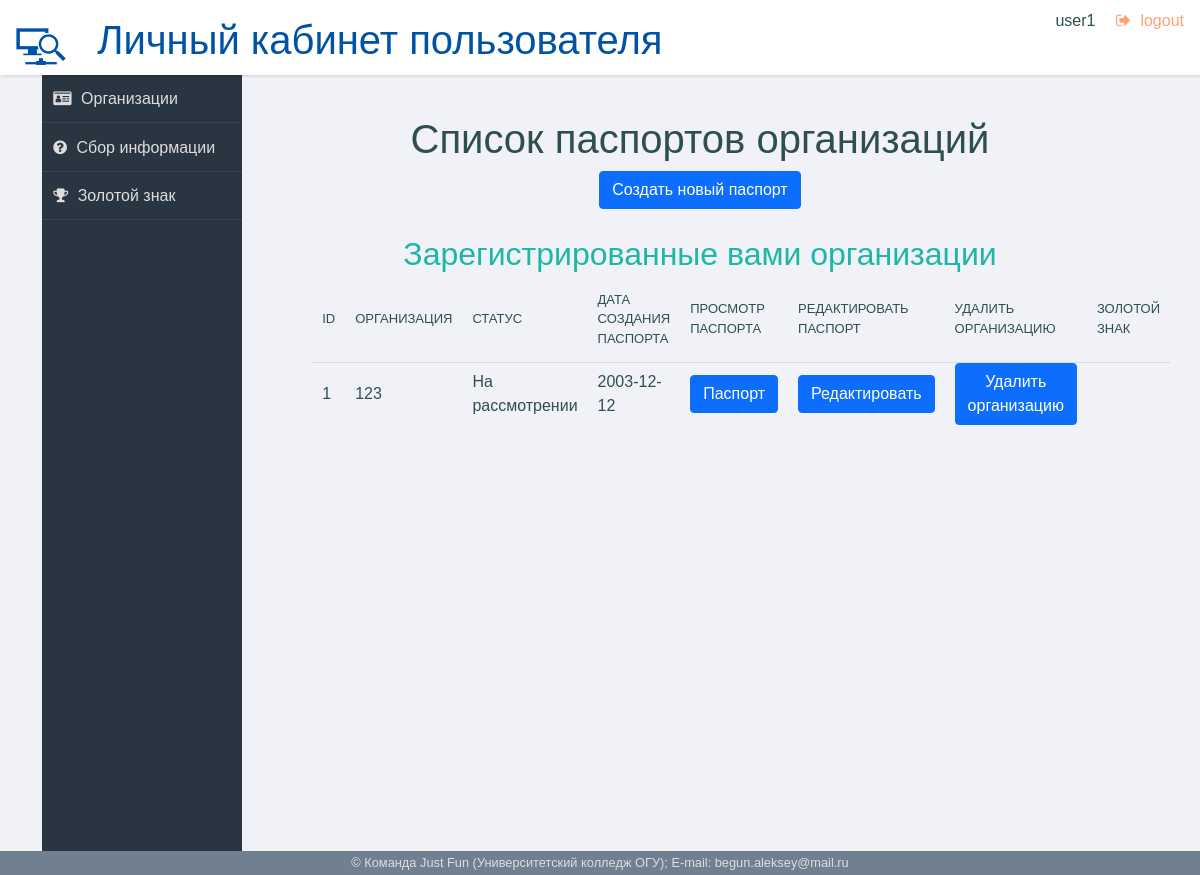
/account (signed in), run on the app's committed database.
### data/db/models/user_table.py (models this page shows, shortened)
class User(SqlAlchemyBase, UserMixin, SerializerMixin):
    __tablename__ = 'users'
    serialize_only = (
        'id', 'login', 'email', 'role_id')
    id = Column(Integer, primary_key=True, nullable=False, autoincrement=True, unique=True)
    email = Column(Text, unique=True, nullable=False)
    login = Column(Text, unique=True, nullable=False)
    passwd_hash = Column(Text, nullable=False)
    role_id = Column(Integer, ForeignKey('roles.id'))
    role = orm.relation('Role')
    passport = orm.relation('Passport', back_populates='user')

### data/db/models/passport_table.py (models this page shows)
class Passport(SqlAlchemyBase):
    __tablename__ = 'passports'
    id = Column(Integer, primary_key=True, nullable=False, autoincrement=True, unique=True)  # id организации
    user_id = Column(Integer, ForeignKey('users.id'), nullable=False)  # кто зарегистрировал эту организацию
    date_of_application_submission = Column(Text, nullable=False,
                                            default=datetime.datetime.now().strftime(
                                                '%d.%m.%Y'))  # дата создания паспорта
    date_of_data_collection = Column(Text) # дата сбора информации
    name_of_the_legal_entity = Column(Text, nullable=False)  # Наименование ОПФ юрлица
    organization_full_name = Column(Text, nullable=False, unique=True)  # Полное наименование организации, для ИП - ФИО
    organization_short_name = Column(Text, nullable=False, unique=True)  # Краткое наименование организации
    address_for_contact = Column(Text)  # контектный адрес
    legal_address = Column(Text, nullable=False, unique=True)  # Адрес юридический
    fact_address = Column(Text, nullable=True, unique=True)  # Адрес фактический
    boss_full_name_n_position = Column(Text, nullable=False, unique=True)  # ФИО и должность руководителя
    INN = Column(Text, nullable=False, unique=True)  # ИНН
    OKTMO = Column(Text, nullable=False, unique=True)  # ОКТМО
    main_activity_OKVED = Column(Text, nullable=False, unique=True)  # Основной вид деятельности по ОКВЭД
    male_workers_count = Column(Integer, nullable=False)  # Кол-во мужчин-работников
    female_workers_count = Column(Integer, nullable=False)  # Кол-во женщин-работников
    phone_number = Column(Text, nullable=False, unique=True)  # телефон организации
    email_oficcial = Column(Text, nullable=False, unique=True)  # email организации
    workers_protector_FIO_n_position = Column(Text, nullable=False,
                                              unique=True)  # ФИО и должность специалиста
    workers_protector_phone_number = Column(Text, nullable=False, unique=True)  # телефон специалиста по охране труда
    workers_protector_email = Column(Text, nullable=False, unique=True)  # email специалиста по охране труда
    golden_mark = Column(Boolean, nullable=False, default=False)  # Золотой знак организации(есть/нет)
    golden_mark_date = Column(Text, nullable=True)  # когда выдан
    passport_status = Column(Integer, ForeignKey('password_statuses.id'), default='3')
    status = orm.relation('PassportStatus')
    user = orm.relation('User')
    photo = orm.relation('Photo', back_populates='passport')
    video = orm.relation('Video', back_populates='passport')
    sout = orm.relation('Sout', back_populates='passport')
    profrisk = orm.relation('Profrisk', back_populates='passport')
    work_conditions = orm.relation('WorkCondition', back_populates='passport')
    injuries = orm.relation('Injuries', back_populates='passport')
    general_data = orm.relation('GeneralData', back_populates='passport')
    safety_training = orm.relation('SafetyTraining', back_populates='passport')
    collective_agreement = orm.relation('CollectiveAgreement', back_populates='passport')
    golden_mark_application = orm.relation('GoldenMarkApplication', back_populates='passport')
    process = orm.relation('Process', back_populates='passport')

### data/db/models/passport_status.py (models this page shows)
class PassportStatus(SqlAlchemyBase):
    __tablename__ = 'password_statuses'
    id = Column(Integer, primary_key=True, nullable=False, autoincrement=True, unique=True)
    name = Column(Text, unique=True, nullable=False)
    passport = orm.relation('Passport', back_populates='status')

### data/interface/all_interface/web.py (the view)
@blueprint.route('/account', methods=['GET', 'POST'])
@login_required
@is_user
def account():
    user = current_user
    db_sess = db_sessionmaker.create_session()
    m = db_sess.query(Passport).filter_by(user_id=user.id).all()
    passports_list = []
    for pas in m:
        passports_list.append({
            'id':
            pas.id,
            'organization_short_name':
            pas.organization_short_name,
            'date':
            pas.date_of_data_collection,
            'golden_mark':
            pas.golden_mark,
            'status':
            db_sess.query(PassportStatus).filter_by(
                id=pas.passport_status).first().name
        })
    return render_template('back/passport_form.html',
                           user=user,
                           title='Личный кабинет',
                           organizations=passports_list)

### data/db/db_sessionmaker.py (called while the page is built)
def create_session() -> orm.Session:
    global __factory
    return __factory()

### data/interface/all_interface/auth.py (called while the page is built)
def register_login_manager(app):
    login_manager = LoginManager(app)
    @login_manager.user_loader
    def load_user(user_id: int):
        db_sess = db_sessionmaker.create_session()
        if db_sess.query(User).filter_by(id=user_id).all():
            return db_sess.query(User).get(user_id)
        else:
            return None

### templates/back/passport_form.html (shortened to what this page needs)
{% extends "back/base.html" %}
{% block content %}
<div class="row">
    <h1 class="text-center">Cписок паспортов организаций</h1>
    <div class="mb-3 text-center">
        <a href="/passport_create">
            <button class="btn btn-primary">Создать новый паспорт</button>
        </a>
    </div>
        <div class="row">
            <div class="col">
                <h2>Зарегистрированные вами организации</h2>
                <table id="bindsTable" class="display">
                    <thead>
                        <tr>
                            <th>ID</th>
                            <th>Организация</th>
                            <th>Статус</th>
                            <th>Дата создания паспорта</th>
                            <th>Просмотр паспорта</th>
                            <th>Редактировать паспорт</th>
                            <th>Удалить организацию</th>
                            <th>Золотой знак</th>
                        </tr>
                    </thead>
                    <tbody>
                        {% for i in organizations %}
                        <tr>
                            <td>{{ i.id }}</td>
                            <td>{{i.organization_short_name}}</td>
                            <td>{{ i.status }}</td>
                            <td>{{ i.date }}</td>
                            <td><a class="btn btn-primary" href="/passport_view/{{ i.id }}">Паспорт</a></td>
                            <td><a class="btn btn-primary" href="/passport_change/{{ i.id }}">Редактировать</a></td>
                            <td><a class="btn btn-primary" href="/passport_delete/{{ i.id }}">Удалить организацию</a>
                            </td>
                            {% if i.golden_mark %}
                            <td><img src="/static/back/img/gold_brand_xs.png" alt="золотой знак"></td>
                            {% else %}
                            <td></td>
                            {% endif %}
                        </tr>
                        {% endfor %}
                    </tbody>
                </table>
            </div>
        </div>
        {% endblock %}

### templates/back/base.html (shortened to what this page needs)
<!DOCTYPE html>
<html lang="ru">
<head>
    <link rel="stylesheet"  href="/static/back/css/normalize.min.css">
    <link rel='stylesheet' href='/static/css/font-awesome.min.css'>
    <link rel="stylesheet"  href="/static/back/css/chartist.min.css">
    <link rel="stylesheet"  href="/static/back/css/nouislider.min.css">
    <link rel="stylesheet"  href="/static/back/css/bootstrap.min.css">
    <link rel="stylesheet"  href="/static/back/css/datatables.min.css">
    <link rel="stylesheet" href="/static/back/css/select2.min.css">
    <link rel="stylesheet"  href="/static/back/css/main.css">
</head>
<body>
    <header role="banner">
        <h1><img src="/static/back/img/monitor_back.png" alt="">
            Личный кабинет
            {% if user.role_id == 1 %}
            пользователя
            {% else %}
            администратора
            {% endif %}
        </h1>
        <ul class="utilities">
            <li class="users">{{ user.login }}</li>
            <li class="logout warn"><a  href="/logout">logout</a></li>
        </ul>
    </header>
    <div class="container">
        <div class="col">
            <nav role="navigation">
                <ul class="main">
                    {% if user.role_id == 1 %}
                    <li class="dashboard"><a href="/account">Организации</a></li>
                    <li class="question"><a href="/profrisk_information_collection">Сбор информации</a></li>
                    <li class="achievement"><a href="/golden_badge">Золотой знак</a></li>
                    {% else %}
                    <li class="dashboard"><a href="/admin">Паспорта</a></li>
                    <li class="question"><a href="/admin_forms">Сбор информации</a></li>
                    <li class="achievement"><a href="/admin_bids">Золотые знаки</a></li>
                    {% endif %}
                </ul>
            </nav>
        </div>
        <div class="col">
            <main role="main">
                {% block content %}{% endblock %}
            </main>
        </div>
    </div>
    <footer role="contentinfo">© Команда Just Fun (Университетский колледж ОГУ); E-mail: begun.aleksey@mail.ru
    </footer>
</body>
</html>

### static/back/css/main.css (style rules this page uses)
html { box-sizing: border-box; }
*, *:before, *:after { box-sizing: inherit; }
body { background: #f1f2f7; font-family: "Open Sans", arial, sans-serif; color: darkslategray; }
.warn { color: lightsalmon; }
header[role=banner] { background: white; box-shadow: 1px 1px 3px rgba(0, 0, 0, 0.15); }
header[role=banner] h1 { margin: 0; font-weight: 300; padding: 1rem; color: #0053a4; }
header[role=banner] h1>img { padding-right: 20px; }
header[role=banner] .utilities { width: 100%; background: slategray; color: #ddd; }
header[role=banner] .utilities li { border-bottom: solid 1px rgba(255, 255, 255, 0.2); }
header[role=banner] .utilities li a { padding: 0.7em; display: block; }
.utilities a:before { content: ""; font-family: FontAwesome; padding-right: 0.6em; }
.logout a:before { content: ""; }
nav[role=navigation] { background: #2a3542; color: #ddd; }
nav[role=navigation] li { border-bottom: 1px solid rgba(255, 255, 255, 0.08); }
nav[role=navigation] li a { color: #ddd; text-decoration: none; display: block; padding: 0.7em; }
nav[role=navigation] li a:before { content: ""; font-family: FontAwesome; padding-right: 0.6em; }
nav[role=navigation] .dashboard a:before { content: "\f2c2"; }
nav[role=navigation] .achievement a:before { content: "\f091"; }
nav[role=navigation] .question a:before { content: "\f059"; }
footer[role=contentinfo] { background: slategray; color: #ddd; font-size: 0.8em; text-align: center; padding: 0.2em; }
a { text-decoration: none; color: inherit; }
h2, h3, h4 { font-weight: 300; margin: 0; text-align: center; }
h2 { color: #1eb6a7; }
ul, li { list-style-type: none; margin: 0; padding: 0; }
.row { margin: 10px 0; }
main { padding: 30px; }
table { border-collapse: collapse; width: 96%; margin: 2%; }
th { text-align: left; font-weight: 400; font-size: 13px; text-transform: uppercase; border-bottom: 1px solid rgba(0, 0, 0, 0.1); padding: 0 10px; padding-bottom: 14px; }
td { font-weight: 300; padding: 0 10px; }
@media screen and (min-width: 600px) { html, body { height: 100%; } }
@media screen and (min-width: 600px) { header[role=banner] { position: fixed; top: 0; left: 0; width: 100%; z-index: 99; height: 75px; } }
@media screen and (min-width: 600px) { header[role=banner] .utilities { position: absolute; top: 0; right: 0; background: transparent; color: darkslategray; width: auto; } }
@media screen and (min-width: 600px) { header[role=banner] .utilities li { display: inline-block; } }
@media screen and (min-width: 600px) { header[role=banner] .utilities li a { padding: 0.5em 1em; } }
@media screen and (min-width: 600px) { nav[role=navigation] { position: fixed; width: 200px; top: 75px; bottom: 0px; } }
@media screen and (min-width: 600px) { main[role=main] { margin: 75px 0 40px 200px; } }
@media screen and (min-width: 600px) { main[role=main]:after { content: ""; display: block; clear: both; height: 0; } }
@media screen and (min-width: 600px) { footer[role=contentinfo] { clear: both; margin-left: 200px; } }
@media screen and (min-width: 900px) { footer[role=contentinfo] { position: fixed; width: 100%; bottom: 0; left: 0px; margin: 0; } }

### data on the page
User: login "user1"
Passport: organization_short_name "123", date "2003-12-12"
PassportStatus: status "На рассмотрении"

### other printed values
{{ i.id }} "1"
